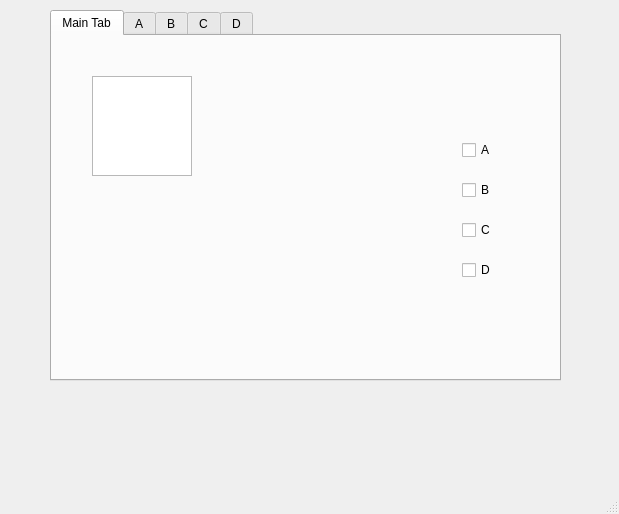
<?xml version="1.0" encoding="UTF-8"?>
<ui version="4.0">
 <class>MainWindow</class>
 <widget class="QMainWindow" name="MainWindow">
  <property name="geometry">
   <rect>
    <x>0</x>
    <y>0</y>
    <width>619</width>
    <height>514</height>
   </rect>
  </property>
  <property name="windowTitle">
   <string>MainWindow</string>
  </property>
  <widget class="QWidget" name="centralwidget">
   <widget class="QTabWidget" name="tabWidget">
    <property name="geometry">
     <rect>
      <x>50</x>
      <y>10</y>
      <width>511</width>
      <height>371</height>
     </rect>
    </property>
    <property name="currentIndex">
     <number>0</number>
    </property>
    <widget class="QWidget" name="tab">
     <attribute name="title">
      <string>Main Tab</string>
     </attribute>
     <widget class="QWidget" name="verticalLayoutWidget">
      <property name="geometry">
       <rect>
        <x>410</x>
        <y>90</y>
        <width>41</width>
        <height>171</height>
       </rect>
      </property>
      <layout class="QVBoxLayout" name="verticalLayout">
       <item>
        <widget class="QCheckBox" name="checkBox">
         <property name="text">
          <string>A</string>
         </property>
        </widget>
       </item>
       <item>
        <widget class="QCheckBox" name="checkBox_2">
         <property name="text">
          <string>B</string>
         </property>
        </widget>
       </item>
       <item>
        <widget class="QCheckBox" name="checkBox_3">
         <property name="text">
          <string>C</string>
         </property>
        </widget>
       </item>
       <item>
        <widget class="QCheckBox" name="checkBox_4">
         <property name="text">
          <string>D</string>
         </property>
        </widget>
       </item>
      </layout>
     </widget>
     <widget class="QTreeView" name="treeView">
      <property name="geometry">
       <rect>
        <x>40</x>
        <y>40</y>
        <width>100</width>
        <height>100</height>
       </rect>
      </property>
     </widget>
    </widget>
    <widget class="QWidget" name="tab_2">
     <attribute name="title">
      <string>A</string>
     </attribute>
     <widget class="QTreeView" name="treeView_2">
      <property name="geometry">
       <rect>
        <x>40</x>
        <y>40</y>
        <width>100</width>
        <height>100</height>
       </rect>
      </property>
     </widget>
    </widget>
    <widget class="QWidget" name="tab_3">
     <attribute name="title">
      <string>B</string>
     </attribute>
     <widget class="QTreeView" name="treeView_3">
      <property name="geometry">
       <rect>
        <x>40</x>
        <y>40</y>
        <width>100</width>
        <height>100</height>
       </rect>
      </property>
     </widget>
    </widget>
    <widget class="QWidget" name="tab_4">
     <attribute name="title">
      <string>C</string>
     </attribute>
     <widget class="QTreeView" name="treeView_4">
      <property name="geometry">
       <rect>
        <x>40</x>
        <y>40</y>
        <width>100</width>
        <height>100</height>
       </rect>
      </property>
     </widget>
    </widget>
    <widget class="QWidget" name="tab_5">
     <attribute name="title">
      <string>D</string>
     </attribute>
     <widget class="QTreeView" name="treeView_5">
      <property name="geometry">
       <rect>
        <x>40</x>
        <y>40</y>
        <width>100</width>
        <height>100</height>
       </rect>
      </property>
     </widget>
    </widget>
   </widget>
  </widget>
  <widget class="QMenuBar" name="menubar">
   <property name="geometry">
    <rect>
     <x>0</x>
     <y>0</y>
     <width>619</width>
     <height>21</height>
    </rect>
   </property>
  </widget>
  <widget class="QStatusBar" name="statusbar"/>
 </widget>
 <resources/>
 <connections/>
</ui>
